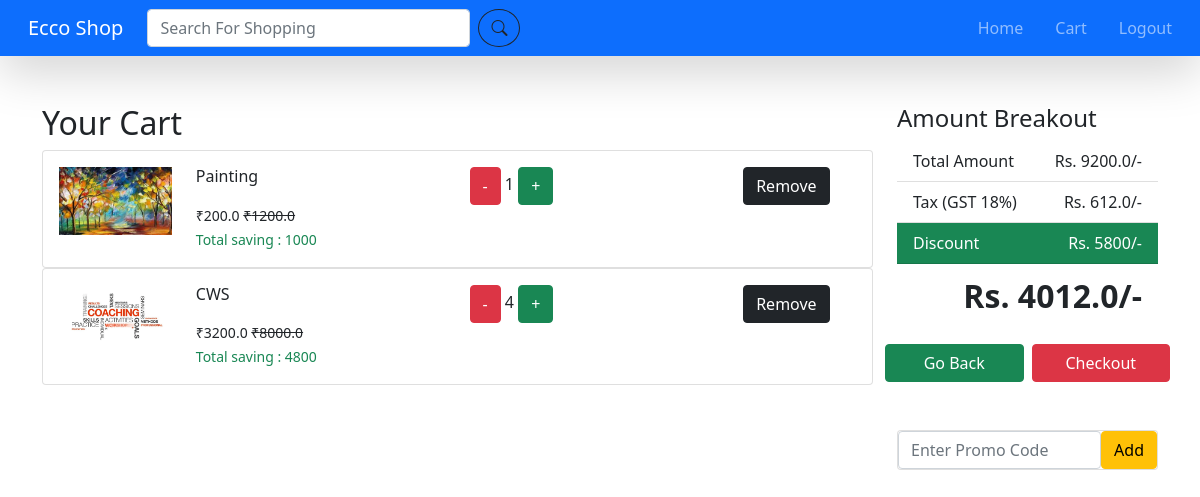
The app's page /cart/ (signed in), older data.
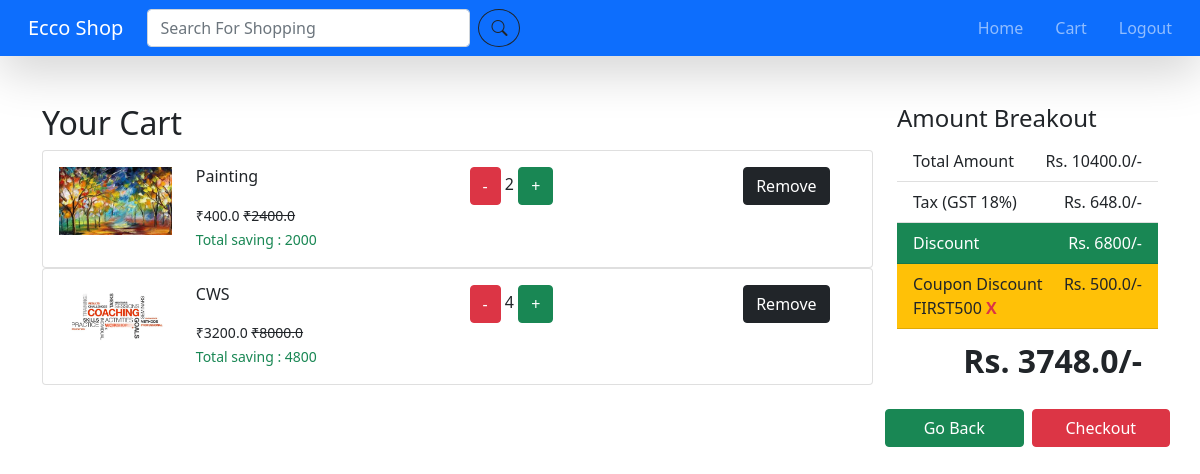
The same page, newer data.
### datawork/models.py (models this page shows, shortened)
class OrderItem(models.Model):
    user = models.ForeignKey(settings.AUTH_USER_MODEL, on_delete=models.CASCADE)
    ordered = models.BooleanField(default=False)
    item = models.ForeignKey(Item,on_delete=models.CASCADE)
    qty = models.IntegerField(default=1)
    def get_total_amount(self):
        return self.qty * self.item.price
    def get_total_discount_amount(self):
        return self.qty * self.item.discount_price
    def get_saving_amount(self):
        return int(self.get_total_amount()) - int(self.get_total_discount_amount())

class Item(models.Model):
    title  = models.CharField(max_length=200)
    category = models.ForeignKey(Category,on_delete=models.CASCADE)
    brand = models.ForeignKey(Brand,on_delete=models.SET_NULL,null=True)
    label = models.CharField(choices=LABEL_CHOICE,max_length=5)
    slug = models.SlugField()
    description = models.TextField()
    image = models.ImageField(upload_to="products/")
    price = models.FloatField()
    discount_price = models.FloatField(null=True,blank=True)

class Order(models.Model):
    user = models.ForeignKey(settings.AUTH_USER_MODEL, on_delete=models.CASCADE)
    ref_code = models.CharField(max_length=200)
    item = models.ManyToManyField(OrderItem)
    start_date = models.DateTimeField(auto_now_add=True)
    ordered_date  = models.DateTimeField()
    address = models.ForeignKey(Address,on_delete=models.SET_NULL,blank=True,null=True)
    payment = models.ForeignKey(Payment,on_delete=models.SET_NULL,blank=True,null=True)
    ordered = models.BooleanField(default=False)
    coupon = models.ForeignKey(Coupon, on_delete=models.SET_NULL, blank=True, null=True)
    being_delivered = models.BooleanField(default=False)
    received = models.BooleanField(default=False)
    def get_total(self):
        total = 0
        for oi in self.item.all():
            total += oi.get_total_amount()
        return total
    def get_discount_total(self):
        total = 0
        for oi in self.item.all():
            total += oi.get_total_discount_amount()
        return total
    def get_saving_total(self):
        total = 0
        for oi in self.item.all():
            total += oi.get_saving_amount()
        return total
    def get_tax(self):
        total = self.get_discount_total()
        return total * 0.18
    def get_payable_amount(self):
        total = 0
        total = self.get_discount_total() + self.get_tax()
        if self.coupon:
            total -= self.coupon.amount
        return total

class Coupon(models.Model):
    code = models.CharField(max_length=100)
    amount = models.FloatField()

### datawork/views.py (the view)
# urls.py: path('cart/', cart,name="cart"),
def cart(req):
    return render(req,"order_summary.html",{
        'pro' : Order.objects.filter(ordered=False, user=req.user).first()
    })

### templates/order_summary.html (shortened to what this page needs)
{% extends 'base.html' %}
{% block content %}
<div class="container mt-5">
    <div class="row">
        <div class="col-9">
            <h3 class="fs-2">Your Cart</h3>
            {% if pro %}
                {% for p in pro.item.all  %}
                <div class="card d-flex">
                   <div class="row card-body">
                        <div class="col-2">
                            <img src="{{p.item.image.url}}" alt="" class="w-100">
                        </div>
                        <div class="col">
                            <h6>{{p.item.title}}</h6>
                            <small>₹{{p.get_total_discount_amount}} <del>₹{{p.get_total_amount}}</del></small><br>
                            <small class="text-success">Total saving : {{p.get_saving_amount}}</small>
                        </div>
                        <div class="col">
                            <a href="{% url 'removeCart' p.item.id %}" class="btn btn-danger">-</a>
                            <span>{{p.qty}}</span>
                            <a href="{% url 'addCart' p.item.id %}" type="button" class="btn btn-success">+</a>
                        </div>
                        <div class="col-2">
                            <a href="{% url 'removeSingleCart' p.item.id %}" class="btn btn-dark">Remove</a>
                        </div>
                   </div>
                </div>
                {% endfor %}
        </div>
        <div class="col-3">
            <h2 class="fs-4">Amount Breakout</h2>
            <div class="list-group list-group-flush">
                <a href="" class="list-group-item list-group-item-action">Total Amount <span class="float-end">Rs. {{pro.get_total}}/-</span></a>
                <a href="" class="list-group-item list-group-item-action">Tax (GST 18%) <span class="float-end">Rs. {{pro.get_tax}}/-</span></a>
                <a href="" class="list-group-item list-group-item-action bg-success text-white">Discount <span class="float-end">Rs. {{pro.get_saving_total}}/-</span></a>
                {% if pro.coupon %}
                    <div class="list-group-item list-group-item-action bg-warning ">Coupon Discount <span class="float-end">Rs. {{pro.coupon.amount}}/-</span>
                    <br>
                    <span>{{pro.coupon.code}} <a href="{% url 'removeCoupon' %}" class="text-danger text-decoration-none fw-bold">X</a></span>
                    </div>
                {% endif %}
                 <a href="" class="list-group-item list-group-item-action fs-5"><span class="float-end fs-2 fw-bold">Rs. {{pro.get_payable_amount}}/-</span></a>
            </div>
            <div class="mt-3 row">
                <a href="" class="btn btn-success col">Go Back</a>
                <a href="{% url 'checkout' %}" class="btn btn-danger col ms-2">Checkout</a>
            </div>
            {% if pro.coupon == NULL %}
            <div class="card mt-5">
                <div class="card-body p-0">
                    <form action="{% url 'addCoupon' %}" method="POST" class="d-flex">
                        <input type="text" placeholder="Enter Promo Code" class="form-control" name="code">
                        <input type="submit" value="Add" class="btn btn-warning">
                    </form>
                </div>
            </div>
            {% endif %}
        </div>
    </div>
    {% endif %}
</div>
{% endblock  %}

### templates/base.html (shortened to what this page needs)
<!DOCTYPE html>
<html lang="en">
<head>
    <link rel="stylesheet" href="https://cdn.jsdelivr.net/npm/bootstrap-icons@1.5.0/font/bootstrap-icons.css">
    <link href="https://cdn.jsdelivr.net/npm/bootstrap@5.1.1/dist/css/bootstrap.min.css" rel="stylesheet">
</head>
<body>
<nav class="navbar navbar-expand-lg navbar-dark bg-primary shadow-lg">
    <div class="container-fluid">
        <a href="" class="navbar-brand ms-3">Ecco Shop</a>
        <form action="{% url 'search' %}" method="GET" class="d-flex me-auto ms-2">
            <input type="search" class="form-control col-1" name="search" placeholder="Search For Shopping">
            <button type="button" name="find" class="btn btn-outline-dark ms-2 rounded-circle mx-3"><i class="bi bi-search"></i></button>
        </form>
        <div class="collapse navbar-collapse">
            <ul class="navbar-nav ms-auto">
                <li class="nav-item px-2"><a href="{% url 'home' %}" class="nav-link">Home</a></li>
                {% if user.is_authenticated %}
                <li class="nav-item px-2"><a href="{% url 'cart' %}" class="nav-link">Cart</a></li>
                <li class="nav-item px-2"><a href="{% url 'account_logout' %}" class="nav-link">Logout</a></li>
                {% else %}
                <li class="nav-item px-2"><a href="{% url 'account_login' %}" class="nav-link">Login</a></li>
                <li class="nav-item px-2"><a href="{% url 'account_signup' %}" class="nav-link">Sign Up</a></li>
                {% endif %}
            </ul>
        </div>
    </div>
</nav>
{% block content %}
{% endblock %}
</body>
</html>

Row changes from the older to the newer data that the page shows:
changed OrderItem "Painting": get_total_discount_amount "200.0" → "400.0"; get_total_amount "1200.0" → "2400.0"; get_saving_amount "1000" → "2000"; qty "1" → "2"
changed Order: get_total "9200.0" → "10400.0"; get_tax "612.0" → "648.0"; get_saving_total "5800" → "6800"; coupon_id empty → 1 (drawn); coupon.amount (not shown) → "500.0"; coupon.code (not shown) → "FIRST500"; get_payable_amount "4012.0" → "3748.0"
Text that changed along with them:
form field value: "Add" → (not shown)
text now shown: "Coupon Discount Rs. /- X"
